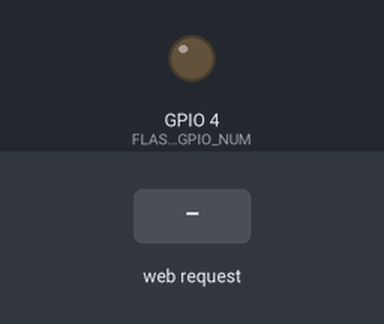
The sketch below on a simulated ESP32. On the bench: output pins drawn as LEDs (lit = HIGH). Inputs (shaded band) come from the test bench. WiFi joins after 1.5 s; servers stay silent unless stated; the camera gives no picture; what the sketch prints to the serial monitor is not drawn.

Above: at 3.0 s.
3.1 s: HTTP request GET /capture received
At 3.9 s:
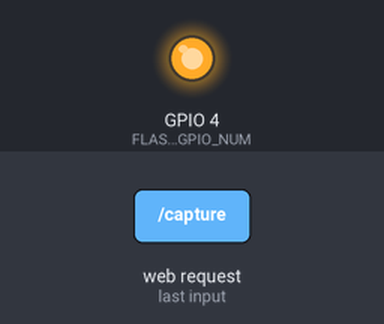
Timing chart, 0 to 6.1 s (numbered marks = the images above; inputs shaded):
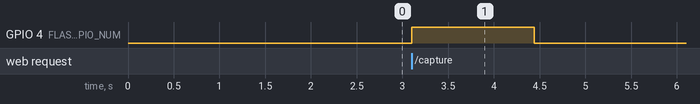

Measured:
- after the input at 3.1 s, GPIO 4 (FLASH_GPIO_NUM): LOW → HIGH at once, → LOW 1.3 s later

The sketch:

esp32cam_capture_server.ino
```cpp
#include "esp_camera.h"
#include <WiFi.h>
#include <WebServer.h>

const char *ssid = "tayo";
const char *password = "123456789";

WebServer server(80);

#define FLASH_GPIO_NUM 4
#define PWDN_GPIO_NUM 32
#define RESET_GPIO_NUM -1
#define XCLK_GPIO_NUM 0
#define SIOD_GPIO_NUM 26
#define SIOC_GPIO_NUM 27
#define Y9_GPIO_NUM 35
#define Y8_GPIO_NUM 34
#define Y7_GPIO_NUM 39
#define Y6_GPIO_NUM 36
#define Y5_GPIO_NUM 21
#define Y4_GPIO_NUM 19
#define Y3_GPIO_NUM 18
#define Y2_GPIO_NUM 5
#define VSYNC_GPIO_NUM 25
#define HREF_GPIO_NUM 23
#define PCLK_GPIO_NUM 22

void lockCameraColorSettings() {
  sensor_t *sensor = esp_camera_sensor_get();
  if (!sensor) {
    return;
  }

  sensor->set_whitebal(sensor, 1);
  sensor->set_awb_gain(sensor, 1);
  sensor->set_wb_mode(sensor, 0);

  sensor->set_exposure_ctrl(sensor, 1);
  sensor->set_aec2(sensor, 1);
  sensor->set_ae_level(sensor, -1);

  sensor->set_gain_ctrl(sensor, 1);
  sensor->set_gainceiling(sensor, (gainceiling_t)GAINCEILING_2X);

  sensor->set_brightness(sensor, 0);
  sensor->set_contrast(sensor, 0);
  sensor->set_saturation(sensor, 0);
  sensor->set_bpc(sensor, 1);
  sensor->set_wpc(sensor, 1);
  sensor->set_lenc(sensor, 1);
}

void handleCapture() {
  digitalWrite(FLASH_GPIO_NUM, HIGH);
  delay(300);

  for (int i = 0; i < 8; i++) {
    camera_fb_t *oldFrame = esp_camera_fb_get();
    if (oldFrame) {
      esp_camera_fb_return(oldFrame);
    }
    delay(60);
  }

  camera_fb_t *fb = esp_camera_fb_get();
  if (!fb) {
    digitalWrite(FLASH_GPIO_NUM, LOW);
    server.send(500, "text/plain", "Camera capture failed");
    return;
  }

  WiFiClient client = server.client();
  client.println("HTTP/1.1 200 OK");
  client.println("Content-Type: image/jpeg");
  client.print("Content-Length: ");
  client.println(fb->len);
  client.println("Access-Control-Allow-Origin: *");
  client.println("Cache-Control: no-store, no-cache, must-revalidate, max-age=0");
  client.println("Pragma: no-cache");
  client.println("Connection: close");
  client.println();
  client.write(fb->buf, fb->len);
  client.flush();
  delay(20);

  esp_camera_fb_return(fb);
  digitalWrite(FLASH_GPIO_NUM, LOW);
}

void setup() {
  Serial.begin(115200);
  pinMode(FLASH_GPIO_NUM, OUTPUT);
  digitalWrite(FLASH_GPIO_NUM, LOW);

  camera_config_t config;
  config.ledc_channel = LEDC_CHANNEL_0;
  config.ledc_timer = LEDC_TIMER_0;
  config.pin_d0 = Y2_GPIO_NUM;
  config.pin_d1 = Y3_GPIO_NUM;
  config.pin_d2 = Y4_GPIO_NUM;
  config.pin_d3 = Y5_GPIO_NUM;
  config.pin_d4 = Y6_GPIO_NUM;
  config.pin_d5 = Y7_GPIO_NUM;
  config.pin_d6 = Y8_GPIO_NUM;
  config.pin_d7 = Y9_GPIO_NUM;
  config.pin_xclk = XCLK_GPIO_NUM;
  config.pin_pclk = PCLK_GPIO_NUM;
  config.pin_vsync = VSYNC_GPIO_NUM;
  config.pin_href = HREF_GPIO_NUM;
  config.pin_sscb_sda = SIOD_GPIO_NUM;
  config.pin_sscb_scl = SIOC_GPIO_NUM;
  config.pin_pwdn = PWDN_GPIO_NUM;
  config.pin_reset = RESET_GPIO_NUM;
  config.xclk_freq_hz = 20000000;
  config.pixel_format = PIXFORMAT_JPEG;
  config.frame_size = FRAMESIZE_XGA;
  config.jpeg_quality = 8;
  config.fb_count = 1;

  if (esp_camera_init(&config) != ESP_OK) {
    Serial.println("Camera init failed");
    return;
  }
  lockCameraColorSettings();

  WiFi.mode(WIFI_STA);
  WiFi.begin(ssid, password);
  Serial.print("Menghubungkan ke WiFi");
  while (WiFi.status() != WL_CONNECTED) {
    delay(500);
    Serial.print(".");
  }
  Serial.println();
  Serial.print("ESP32-CAM DHCP IP: ");
  Serial.println(WiFi.localIP());

  server.on("/capture", HTTP_GET, handleCapture);
  server.begin();
}

void loop() {
  server.handleClient();
}
```
